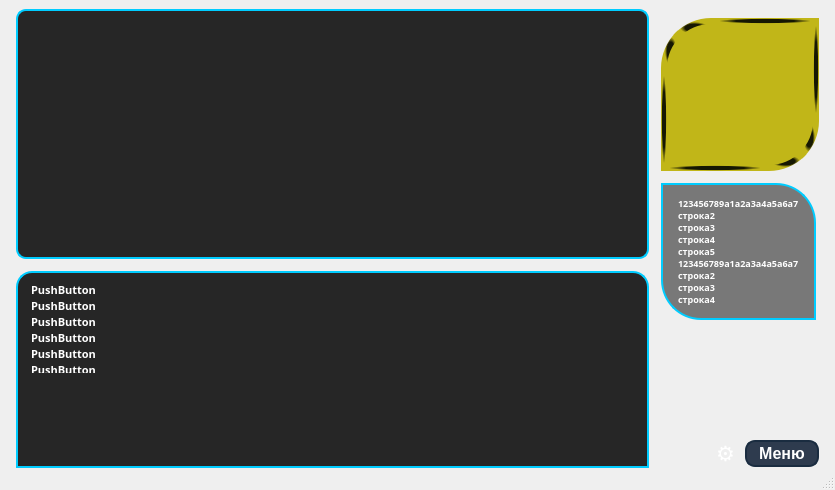
<?xml version="1.0" encoding="UTF-8"?>
<ui version="4.0">
 <class>SecondWindowClass</class>
 <widget class="QMainWindow" name="SecondWindowClass">
  <property name="windowModality">
   <enum>Qt::WindowModal</enum>
  </property>
  <property name="geometry">
   <rect>
    <x>0</x>
    <y>0</y>
    <width>835</width>
    <height>490</height>
   </rect>
  </property>
  <property name="minimumSize">
   <size>
    <width>835</width>
    <height>490</height>
   </size>
  </property>
  <property name="windowTitle">
   <string>MainWindow</string>
  </property>
  <property name="styleSheet">
   <string notr="true"/>
  </property>
  <property name="tabShape">
   <enum>QTabWidget::Rounded</enum>
  </property>
  <property name="dockOptions">
   <set>QMainWindow::AllowNestedDocks|QMainWindow::AllowTabbedDocks|QMainWindow::AnimatedDocks|QMainWindow::ForceTabbedDocks|QMainWindow::GroupedDragging|QMainWindow::VerticalTabs</set>
  </property>
  <widget class="QWidget" name="centralwidget">
   <property name="sizePolicy">
    <sizepolicy hsizetype="Maximum" vsizetype="Minimum">
     <horstretch>3</horstretch>
     <verstretch>2</verstretch>
    </sizepolicy>
   </property>
   <layout class="QGridLayout" name="gridLayout_2" columnstretch="36,9">
    <property name="sizeConstraint">
     <enum>QLayout::SetDefaultConstraint</enum>
    </property>
    <property name="leftMargin">
     <number>16</number>
    </property>
    <property name="topMargin">
     <number>9</number>
    </property>
    <property name="rightMargin">
     <number>16</number>
    </property>
    <property name="bottomMargin">
     <number>0</number>
    </property>
    <property name="horizontalSpacing">
     <number>12</number>
    </property>
    <property name="verticalSpacing">
     <number>6</number>
    </property>
    <item row="0" column="1">
     <layout class="QVBoxLayout" name="verticalLayout_2" stretch="27,2,9,21,3">
      <property name="spacing">
       <number>0</number>
      </property>
      <property name="topMargin">
       <number>9</number>
      </property>
      <property name="rightMargin">
       <number>0</number>
      </property>
      <item>
       <widget class="QLabel" name="label_2">
        <property name="sizePolicy">
         <sizepolicy hsizetype="Ignored" vsizetype="Ignored">
          <horstretch>0</horstretch>
          <verstretch>1</verstretch>
         </sizepolicy>
        </property>
        <property name="autoFillBackground">
         <bool>false</bool>
        </property>
        <property name="styleSheet">
         <string notr="true">/*image: url(:/rec/resources/background_images/Racer.png);*/
background-color:  rgb(193, 182, 24);
border: 6px solid qradialgradient(spread:pad, cx:0.5, cy:0.5, radius:0.582, fx:0.5, fy:0.5, stop:0.480447 rgba(22, 23, 2, 255), stop:0.569832 rgba(88, 84, 11, 255), stop:0.73743 rgba(193, 182, 24, 255));
border-top-left-radius: 50px; 
border-bottom-right-radius: 50px;
padding: 0; </string>
        </property>
        <property name="frameShadow">
         <enum>QFrame::Plain</enum>
        </property>
        <property name="text">
         <string/>
        </property>
        <property name="alignment">
         <set>Qt::AlignCenter</set>
        </property>
       </widget>
      </item>
      <item>
       <spacer name="verticalSpacer_4">
        <property name="orientation">
         <enum>Qt::Vertical</enum>
        </property>
        <property name="sizeType">
         <enum>QSizePolicy::Expanding</enum>
        </property>
        <property name="sizeHint" stdset="0">
         <size>
          <width>20</width>
          <height>40</height>
         </size>
        </property>
       </spacer>
      </item>
      <item>
       <layout class="QHBoxLayout" name="horizontalLayout_2" stretch="5,1">
        <item>
         <widget class="QLabel" name="label_3">
          <property name="sizePolicy">
           <sizepolicy hsizetype="Expanding" vsizetype="Expanding">
            <horstretch>0</horstretch>
            <verstretch>0</verstretch>
           </sizepolicy>
          </property>
          <property name="font">
           <font>
            <family>OCR A Std</family>
           </font>
          </property>
          <property name="styleSheet">
           <string notr="true">position: fixed; /* Фиксированное положение окна */
    padding: 12px; /* Внутренние отступы */
    background-color: rgba(0, 0, 0, 0.5); /* Полупрозрачный черный фон */
    border: 2px solid #00ccff; /* Синяя рамка */
    color: #fff; /* Белый цвет текста */
    font-family: 'OCR A Std', monospace; /* Шрифт в стиле консоли */
    border-top-right-radius: 40px; 
    border-bottom-left-radius: 40px;
    color: #ffffff; 

</string>
          </property>
          <property name="text">
           <string>&lt;html&gt;&lt;head/&gt;&lt;body&gt;&lt;p&gt;&lt;span style=&quot; font-size:7pt; font-weight:700;&quot;&gt;123456789a1a2a3a4a5a6a7&lt;br/&gt;строка2&lt;br/&gt;строка3&lt;br/&gt;строка4&lt;br/&gt;строка5&lt;br/&gt;123456789a1a2a3a4a5a6a7&lt;br/&gt;строка2&lt;br/&gt;строка3&lt;br/&gt;строка4&lt;/span&gt;&lt;/p&gt;&lt;/body&gt;&lt;/html&gt;</string>
          </property>
          <property name="textInteractionFlags">
           <set>Qt::NoTextInteraction</set>
          </property>
         </widget>
        </item>
        <item>
         <spacer name="horizontalSpacer_2">
          <property name="orientation">
           <enum>Qt::Horizontal</enum>
          </property>
          <property name="sizeType">
           <enum>QSizePolicy::Ignored</enum>
          </property>
          <property name="sizeHint" stdset="0">
           <size>
            <width>255</width>
            <height>20</height>
           </size>
          </property>
         </spacer>
        </item>
       </layout>
      </item>
      <item>
       <spacer name="verticalSpacer">
        <property name="orientation">
         <enum>Qt::Vertical</enum>
        </property>
        <property name="sizeType">
         <enum>QSizePolicy::Maximum</enum>
        </property>
        <property name="sizeHint" stdset="0">
         <size>
          <width>20</width>
          <height>1000</height>
         </size>
        </property>
       </spacer>
      </item>
      <item>
       <layout class="QHBoxLayout" name="horizontalLayout" stretch="10,2,2">
        <property name="spacing">
         <number>8</number>
        </property>
        <item>
         <spacer name="horizontalSpacer">
          <property name="orientation">
           <enum>Qt::Horizontal</enum>
          </property>
          <property name="sizeType">
           <enum>QSizePolicy::Ignored</enum>
          </property>
          <property name="sizeHint" stdset="0">
           <size>
            <width>1000</width>
            <height>20</height>
           </size>
          </property>
         </spacer>
        </item>
        <item>
         <widget class="QPushButton" name="pushButton_8">
          <property name="sizePolicy">
           <sizepolicy hsizetype="Maximum" vsizetype="Maximum">
            <horstretch>0</horstretch>
            <verstretch>0</verstretch>
           </sizepolicy>
          </property>
          <property name="font">
           <font>
            <pointsize>16</pointsize>
           </font>
          </property>
          <property name="styleSheet">
           <string notr="true">QPushButton {
       background-color: rgba(255, 255, 255, 0);
        border: none;
        border-radius: 14px;
        padding: 2px;
        color: white;
    }
    QPushButton:hover {
        background-color: rgba(255, 255, 255, 10);
    }
    QPushButton:pressed {
        background-color: rgba(255, 255, 255, 5);
    }</string>
          </property>
          <property name="text">
           <string>⚙️</string>
          </property>
         </widget>
        </item>
        <item>
         <widget class="QPushButton" name="pushButton_7">
          <property name="sizePolicy">
           <sizepolicy hsizetype="Maximum" vsizetype="Maximum">
            <horstretch>0</horstretch>
            <verstretch>0</verstretch>
           </sizepolicy>
          </property>
          <property name="font">
           <font>
            <pointsize>-1</pointsize>
            <bold>true</bold>
           </font>
          </property>
          <property name="styleSheet">
           <string notr="true">QPushButton {
    background-color: #2E3B4E; 
    color: white; 
    border: 2px solid #1A2C40; 
    border-radius: 10%; 
    padding: 2px 12px; 
    
    font-size: 16px; 
    font-weight: bold; 
    text-align: center;
}

QPushButton:hover {
    background-color: #3A4A62; 
    border-color: #293E58; 
}

QPushButton:pressed {
    background-color: #1C2535;
    border-color: #1A2C40; 
}
</string>
          </property>
          <property name="text">
           <string>Меню</string>
          </property>
         </widget>
        </item>
       </layout>
      </item>
     </layout>
    </item>
    <item row="0" column="0">
     <layout class="QVBoxLayout" name="verticalLayout_3" stretch="14,11">
      <property name="spacing">
       <number>12</number>
      </property>
      <property name="leftMargin">
       <number>0</number>
      </property>
      <item>
       <widget class="QLabel" name="label">
        <property name="sizePolicy">
         <sizepolicy hsizetype="Minimum" vsizetype="Expanding">
          <horstretch>79</horstretch>
          <verstretch>0</verstretch>
         </sizepolicy>
        </property>
        <property name="font">
         <font>
          <family>Segoe UI</family>
          <pointsize>9</pointsize>
          <strikeout>false</strikeout>
          <stylestrategy>PreferDefault</stylestrategy>
          <kerning>true</kerning>
         </font>
        </property>
        <property name="mouseTracking">
         <bool>true</bool>
        </property>
        <property name="layoutDirection">
         <enum>Qt::LeftToRight</enum>
        </property>
        <property name="styleSheet">
         <string notr="true">    background-color: #262626; /* Темный фон для окна */
    border: 2px solid #00ccff; /* Синяя рамка, придающая техно-вид */
    border-radius: 10px; /* Скругленные углы */
    width: 500px; /* Ширина окна */
    padding: 10px; /* Отступы внутри окна */
    color: #e0e0e0; /* Светло-серый текст для легкости чтения */
    line-height: 1.6; /* Увеличенный межстрочный интервал для читабельности */</string>
        </property>
        <property name="text">
         <string/>
        </property>
        <property name="textFormat">
         <enum>Qt::AutoText</enum>
        </property>
        <property name="scaledContents">
         <bool>false</bool>
        </property>
        <property name="alignment">
         <set>Qt::AlignLeading|Qt::AlignLeft|Qt::AlignTop</set>
        </property>
        <property name="wordWrap">
         <bool>true</bool>
        </property>
        <property name="textInteractionFlags">
         <set>Qt::NoTextInteraction</set>
        </property>
       </widget>
      </item>
      <item>
       <widget class="QFrame" name="frame">
        <property name="sizePolicy">
         <sizepolicy hsizetype="Preferred" vsizetype="Preferred">
          <horstretch>79</horstretch>
          <verstretch>0</verstretch>
         </sizepolicy>
        </property>
        <property name="styleSheet">
         <string notr="true">    background-color: #262626;
    border: 2px solid #00ccff; 
     border-top-right-radius: 16px;
 border-top-left-radius: 16px;
    color: #e0e0e0; 
    font-family: 'OCR A Std', monospace;
 



</string>
        </property>
        <property name="frameShape">
         <enum>QFrame::StyledPanel</enum>
        </property>
        <property name="frameShadow">
         <enum>QFrame::Raised</enum>
        </property>
        <layout class="QGridLayout" name="gridLayout">
         <item row="0" column="0">
          <layout class="QVBoxLayout" name="verticalLayout" stretch="0,0,0,0,0,0,0,0,0,0,0,1">
           <property name="spacing">
            <number>0</number>
           </property>
           <item>
            <widget class="QPushButton" name="pushButton">
             <property name="sizePolicy">
              <sizepolicy hsizetype="Minimum" vsizetype="Maximum">
               <horstretch>0</horstretch>
               <verstretch>0</verstretch>
              </sizepolicy>
             </property>
             <property name="minimumSize">
              <size>
               <width>0</width>
               <height>10</height>
              </size>
             </property>
             <property name="font">
              <font>
               <family>OCR A Std</family>
               <pointsize>8</pointsize>
               <italic>false</italic>
               <bold>true</bold>
               <stylestrategy>PreferDefault</stylestrategy>
               <kerning>true</kerning>
              </font>
             </property>
             <property name="layoutDirection">
              <enum>Qt::LeftToRight</enum>
             </property>
             <property name="autoFillBackground">
              <bool>false</bool>
             </property>
             <property name="styleSheet">
              <string notr="true">QPushButton {
        background-color: rgba(122, 122, 122, 0);
        border: none;
        border-radius: 3px;
        padding: 4px;
font-weight: 600;
text-align: left;        
color: white;
    }
    QPushButton:hover {
        background-color: rgba(161, 161, 161,20);
    }
    QPushButton:pressed {
        background-color: rgba(161, 161, 161, 10);
    }</string>
             </property>
             <property name="text">
              <string>PushButton</string>
             </property>
             <property name="icon">
              <iconset resource="Resource.qrc">
               <normaloff>:/rec/resources/background_images/pimp.png</normaloff>:/rec/resources/background_images/pimp.png</iconset>
             </property>
             <property name="checkable">
              <bool>false</bool>
             </property>
             <property name="autoRepeat">
              <bool>false</bool>
             </property>
            </widget>
           </item>
           <item>
            <widget class="QPushButton" name="pushButton_6">
             <property name="sizePolicy">
              <sizepolicy hsizetype="Minimum" vsizetype="Maximum">
               <horstretch>0</horstretch>
               <verstretch>0</verstretch>
              </sizepolicy>
             </property>
             <property name="minimumSize">
              <size>
               <width>0</width>
               <height>10</height>
              </size>
             </property>
             <property name="font">
              <font>
               <family>OCR A Std</family>
               <pointsize>8</pointsize>
               <italic>false</italic>
               <bold>true</bold>
               <stylestrategy>PreferDefault</stylestrategy>
               <kerning>true</kerning>
              </font>
             </property>
             <property name="layoutDirection">
              <enum>Qt::LeftToRight</enum>
             </property>
             <property name="autoFillBackground">
              <bool>false</bool>
             </property>
             <property name="styleSheet">
              <string notr="true">QPushButton {
        background-color: rgba(122, 122, 122, 0);
        border: none;
        border-radius: 3px;
        padding: 4px;
font-weight: 600;
text-align: left;        
color: white;
    }
    QPushButton:hover {
        background-color: rgba(161, 161, 161,20);
    }
    QPushButton:pressed {
        background-color: rgba(161, 161, 161, 10);
    }</string>
             </property>
             <property name="text">
              <string>PushButton</string>
             </property>
             <property name="icon">
              <iconset resource="Resource.qrc">
               <normaloff>:/rec/resources/background_images/pimp.png</normaloff>:/rec/resources/background_images/pimp.png</iconset>
             </property>
             <property name="checkable">
              <bool>false</bool>
             </property>
             <property name="autoRepeat">
              <bool>false</bool>
             </property>
            </widget>
           </item>
           <item>
            <widget class="QPushButton" name="pushButton_5">
             <property name="sizePolicy">
              <sizepolicy hsizetype="Minimum" vsizetype="Maximum">
               <horstretch>0</horstretch>
               <verstretch>0</verstretch>
              </sizepolicy>
             </property>
             <property name="minimumSize">
              <size>
               <width>0</width>
               <height>10</height>
              </size>
             </property>
             <property name="font">
              <font>
               <family>OCR A Std</family>
               <pointsize>8</pointsize>
               <italic>false</italic>
               <bold>true</bold>
               <stylestrategy>PreferDefault</stylestrategy>
               <kerning>true</kerning>
              </font>
             </property>
             <property name="layoutDirection">
              <enum>Qt::LeftToRight</enum>
             </property>
             <property name="autoFillBackground">
              <bool>false</bool>
             </property>
             <property name="styleSheet">
              <string notr="true">QPushButton {
        background-color: rgba(122, 122, 122, 0);
        border: none;
        border-radius: 3px;
        padding: 4px;
font-weight: 600;
text-align: left;        
color: white;
    }
    QPushButton:hover {
        background-color: rgba(161, 161, 161,20);
    }
    QPushButton:pressed {
        background-color: rgba(161, 161, 161, 10);
    }</string>
             </property>
             <property name="text">
              <string>PushButton</string>
             </property>
             <property name="icon">
              <iconset resource="Resource.qrc">
               <normaloff>:/rec/resources/background_images/pimp.png</normaloff>:/rec/resources/background_images/pimp.png</iconset>
             </property>
             <property name="checkable">
              <bool>false</bool>
             </property>
             <property name="autoRepeat">
              <bool>false</bool>
             </property>
            </widget>
           </item>
           <item>
            <widget class="QPushButton" name="pushButton_4">
             <property name="sizePolicy">
              <sizepolicy hsizetype="Minimum" vsizetype="Maximum">
               <horstretch>0</horstretch>
               <verstretch>0</verstretch>
              </sizepolicy>
             </property>
             <property name="minimumSize">
              <size>
               <width>0</width>
               <height>10</height>
              </size>
             </property>
             <property name="font">
              <font>
               <family>OCR A Std</family>
               <pointsize>8</pointsize>
               <italic>false</italic>
               <bold>true</bold>
               <stylestrategy>PreferDefault</stylestrategy>
               <kerning>true</kerning>
              </font>
             </property>
             <property name="layoutDirection">
              <enum>Qt::LeftToRight</enum>
             </property>
             <property name="autoFillBackground">
              <bool>false</bool>
             </property>
             <property name="styleSheet">
              <string notr="true">QPushButton {
        background-color: rgba(122, 122, 122, 0);
        border: none;
        border-radius: 3px;
        padding: 4px;
font-weight: 600;
text-align: left;        
color: white;
    }
    QPushButton:hover {
        background-color: rgba(161, 161, 161,20);
    }
    QPushButton:pressed {
        background-color: rgba(161, 161, 161, 10);
    }</string>
             </property>
             <property name="text">
              <string>PushButton</string>
             </property>
             <property name="icon">
              <iconset resource="Resource.qrc">
               <normaloff>:/rec/resources/background_images/pimp.png</normaloff>:/rec/resources/background_images/pimp.png</iconset>
             </property>
             <property name="checkable">
              <bool>false</bool>
             </property>
             <property name="autoRepeat">
              <bool>false</bool>
             </property>
            </widget>
           </item>
           <item>
            <widget class="QPushButton" name="pushButton_3">
             <property name="sizePolicy">
              <sizepolicy hsizetype="Minimum" vsizetype="Maximum">
               <horstretch>0</horstretch>
               <verstretch>0</verstretch>
              </sizepolicy>
             </property>
             <property name="minimumSize">
              <size>
               <width>0</width>
               <height>10</height>
              </size>
             </property>
             <property name="font">
              <font>
               <family>OCR A Std</family>
               <pointsize>8</pointsize>
               <italic>false</italic>
               <bold>true</bold>
               <stylestrategy>PreferDefault</stylestrategy>
               <kerning>true</kerning>
              </font>
             </property>
             <property name="layoutDirection">
              <enum>Qt::LeftToRight</enum>
             </property>
             <property name="autoFillBackground">
              <bool>false</bool>
             </property>
             <property name="styleSheet">
              <string notr="true">QPushButton {
        background-color: rgba(122, 122, 122, 0);
        border: none;
        border-radius: 3px;
        padding: 4px;
font-weight: 600;
text-align: left;        
color: white;
    }
    QPushButton:hover {
        background-color: rgba(161, 161, 161,20);
    }
    QPushButton:pressed {
        background-color: rgba(161, 161, 161, 10);
    }</string>
             </property>
             <property name="text">
              <string>PushButton</string>
             </property>
             <property name="icon">
              <iconset resource="Resource.qrc">
               <normaloff>:/rec/resources/background_images/pimp.png</normaloff>:/rec/resources/background_images/pimp.png</iconset>
             </property>
             <property name="checkable">
              <bool>false</bool>
             </property>
             <property name="autoRepeat">
              <bool>false</bool>
             </property>
            </widget>
           </item>
           <item>
            <widget class="QPushButton" name="pushButton_2">
             <property name="sizePolicy">
              <sizepolicy hsizetype="Minimum" vsizetype="Maximum">
               <horstretch>0</horstretch>
               <verstretch>0</verstretch>
              </sizepolicy>
             </property>
             <property name="minimumSize">
              <size>
               <width>0</width>
               <height>10</height>
              </size>
             </property>
             <property name="font">
              <font>
               <family>OCR A Std</family>
               <pointsize>8</pointsize>
               <italic>false</italic>
               <bold>true</bold>
               <stylestrategy>PreferDefault</stylestrategy>
               <kerning>true</kerning>
              </font>
             </property>
             <property name="layoutDirection">
              <enum>Qt::LeftToRight</enum>
             </property>
             <property name="autoFillBackground">
              <bool>false</bool>
             </property>
             <property name="styleSheet">
              <string notr="true">QPushButton {
        background-color: rgba(122, 122, 122, 0);
        border: none;
        border-radius: 3px;
        padding: 4px;
font-weight: 600;
text-align: left;        
color: white;
    }
    QPushButton:hover {
        background-color: rgba(161, 161, 161,20);
    }
    QPushButton:pressed {
        background-color: rgba(161, 161, 161, 10);
    }</string>
             </property>
             <property name="text">
              <string>PushButton</string>
             </property>
             <property name="icon">
              <iconset resource="Resource.qrc">
               <normaloff>:/rec/resources/background_images/pimp.png</normaloff>:/rec/resources/background_images/pimp.png</iconset>
             </property>
             <property name="checkable">
              <bool>false</bool>
             </property>
             <property name="autoRepeat">
              <bool>false</bool>
             </property>
            </widget>
           </item>
           <item>
            <widget class="QPushButton" name="pushButton_9">
             <property name="sizePolicy">
              <sizepolicy hsizetype="Minimum" vsizetype="Maximum">
               <horstretch>0</horstretch>
               <verstretch>0</verstretch>
              </sizepolicy>
             </property>
             <property name="minimumSize">
              <size>
               <width>0</width>
               <height>1</height>
              </size>
             </property>
             <property name="font">
              <font>
               <family>OCR A Std</family>
               <pointsize>8</pointsize>
               <bold>true</bold>
              </font>
             </property>
             <property name="styleSheet">
              <string notr="true">QPushButton {
        background-color: rgba(122, 122, 122, 0);
        border: none;
        border-radius: 3px;
        padding: 4px;
font-weight: 600;
text-align: left;        
color: white;
    }</string>
             </property>
             <property name="text">
              <string/>
             </property>
            </widget>
           </item>
           <item>
            <widget class="QPushButton" name="pushButton_10">
             <property name="sizePolicy">
              <sizepolicy hsizetype="Minimum" vsizetype="Maximum">
               <horstretch>0</horstretch>
               <verstretch>0</verstretch>
              </sizepolicy>
             </property>
             <property name="minimumSize">
              <size>
               <width>0</width>
               <height>1</height>
              </size>
             </property>
             <property name="font">
              <font>
               <family>OCR A Std</family>
               <pointsize>8</pointsize>
               <bold>true</bold>
              </font>
             </property>
             <property name="styleSheet">
              <string notr="true">QPushButton {
        background-color: rgba(122, 122, 122, 0);
        border: none;
        border-radius: 3px;
        padding: 4px;
font-weight: 600;
text-align: left;        
color: white;
    }</string>
             </property>
             <property name="text">
              <string/>
             </property>
            </widget>
           </item>
           <item>
            <widget class="QPushButton" name="pushButton_11">
             <property name="sizePolicy">
              <sizepolicy hsizetype="Minimum" vsizetype="Maximum">
               <horstretch>0</horstretch>
               <verstretch>0</verstretch>
              </sizepolicy>
             </property>
             <property name="minimumSize">
              <size>
               <width>0</width>
               <height>1</height>
              </size>
             </property>
             <property name="font">
              <font>
               <family>OCR A Std</family>
               <pointsize>8</pointsize>
               <bold>true</bold>
              </font>
             </property>
             <property name="styleSheet">
              <string notr="true">QPushButton {
        background-color: rgba(122, 122, 122, 0);
        border: none;
        border-radius: 3px;
        padding: 4px;
font-weight: 600;
text-align: left;        
color: white;
    }</string>
             </property>
             <property name="text">
              <string/>
             </property>
            </widget>
           </item>
           <item>
            <widget class="QPushButton" name="pushButton_12">
             <property name="sizePolicy">
              <sizepolicy hsizetype="Minimum" vsizetype="Maximum">
               <horstretch>0</horstretch>
               <verstretch>0</verstretch>
              </sizepolicy>
             </property>
             <property name="minimumSize">
              <size>
               <width>0</width>
               <height>1</height>
              </size>
             </property>
             <property name="font">
              <font>
               <family>OCR A Std</family>
               <pointsize>8</pointsize>
               <bold>true</bold>
              </font>
             </property>
             <property name="styleSheet">
              <string notr="true">QPushButton {
        background-color: rgba(122, 122, 122, 0);
        border: none;
        border-radius: 3px;
        padding: 4px;
font-weight: 600;
text-align: left;        
color: white;
    }</string>
             </property>
             <property name="text">
              <string/>
             </property>
            </widget>
           </item>
           <item>
            <widget class="QPushButton" name="pushButton_13">
             <property name="sizePolicy">
              <sizepolicy hsizetype="Minimum" vsizetype="Maximum">
               <horstretch>0</horstretch>
               <verstretch>0</verstretch>
              </sizepolicy>
             </property>
             <property name="minimumSize">
              <size>
               <width>0</width>
               <height>1</height>
              </size>
             </property>
             <property name="font">
              <font>
               <family>OCR A Std</family>
               <pointsize>8</pointsize>
               <bold>true</bold>
              </font>
             </property>
             <property name="styleSheet">
              <string notr="true">QPushButton {
        background-color: rgba(122, 122, 122, 0);
        border: none;
        border-radius: 3px;
        padding: 4px;
font-weight: 600;
text-align: left;        
color: white;
    }</string>
             </property>
             <property name="text">
              <string/>
             </property>
            </widget>
           </item>
           <item>
            <spacer name="verticalSpacer_3">
             <property name="orientation">
              <enum>Qt::Vertical</enum>
             </property>
             <property name="sizeHint" stdset="0">
              <size>
               <width>20</width>
               <height>100</height>
              </size>
             </property>
            </spacer>
           </item>
          </layout>
         </item>
         <item row="1" column="0">
          <spacer name="verticalSpacer_2">
           <property name="orientation">
            <enum>Qt::Vertical</enum>
           </property>
           <property name="sizeType">
            <enum>QSizePolicy::Fixed</enum>
           </property>
           <property name="sizeHint" stdset="0">
            <size>
             <width>22</width>
             <height>0</height>
            </size>
           </property>
          </spacer>
         </item>
        </layout>
       </widget>
      </item>
     </layout>
    </item>
   </layout>
  </widget>
  <widget class="QStatusBar" name="statusbar"/>
 </widget>
 <resources>
  <include location="Resource.qrc"/>
 </resources>
 <connections/>
</ui>
